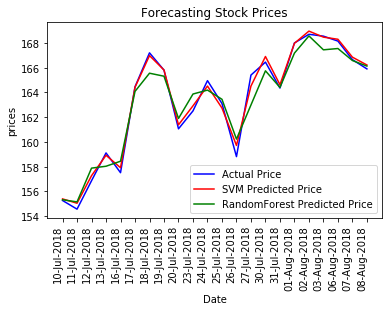

Source code (Python):
# -*- coding: utf-8 -*-
"""
Created on Sun Aug 12 19:24:16 2018

@author: Rajesh
"""
# Import the Libararies.
import numpy as np
import matplotlib.pyplot as plt
import pandas as pd
import matplotlib.dates as mdates

# Import the Datasets.
dataset = pd.read_csv('IOC.csv')
date = pd.DataFrame(dataset.iloc[:, 2].values)
date_test = pd.DataFrame(date.iloc[42:64, ].values)
X = pd.DataFrame(dataset.iloc[:, 2:8].values)
y = dataset.iloc[:, 8].values

# Label the date.
from sklearn.preprocessing import LabelEncoder
labelencoder_X = LabelEncoder()
X.values[:, 0] = labelencoder_X.fit_transform(X.values[:, 0])

# Split the training set and test set.
X_train = pd.DataFrame(X.iloc[0:42, ].values)
y_train = y[0:42, ]
X_test = pd.DataFrame(X.iloc[42:64, ].values)
y_test = y[42:64, ]

# Scale the features.
from sklearn.preprocessing import StandardScaler
sc = StandardScaler()
X_train = sc.fit_transform(X_train)
X_test = sc.transform(X_test)

# Train the svm model
from sklearn.svm import SVR
regressor = SVR(kernel = 'linear', gamma = 0.1)
%time regressor.fit(X_train, y_train)

# predict the output
SVM_y_pred = regressor.predict(X_test)

# Train the Randomforest model.
from sklearn.ensemble import RandomForestRegressor
regressor = RandomForestRegressor(n_estimators = 50, random_state = 0)
%time regressor.fit(X_train, y_train)

# predict the output.
Randomforest_y_pred = regressor.predict(X_test)

# Calculate Mean Squared Error.
from sklearn.metrics import mean_squared_error
RF_error = mean_squared_error(y_test, Randomforest_y_pred)
SVM_error = mean_squared_error(y_test, SVM_y_pred)

# R^2 error
from sklearn.metrics import r2_score
SVM_r2 = r2_score(y_test, SVM_y_pred) 
RF_r2 = r2_score(y_test, Randomforest_y_pred)

# Median Absolute Error
from sklearn.metrics import median_absolute_error
SVM_mae = median_absolute_error(y_test, SVM_y_pred)
RF_mae = median_absolute_error(y_test, Randomforest_y_pred)

# L1 norm 
SVM_norm = np.linalg.norm((y_test - SVM_y_pred), ord = 2)
RF_norm = np.linalg.norm((y_test - Randomforest_y_pred), ord = 2)

SVM_y_pred = pd.DataFrame(SVM_y_pred)
Randomforest_y_pred = pd.DataFrame(Randomforest_y_pred)
# Add Date, Actual Values, SVM predicted output, Random Forest output to output.
output = pd.DataFrame()
output['Date'] = date_test[0]
output['Actual'] = y_test
output['SVM_Prediction'] = SVM_y_pred[0]
output['Rf_prediction'] = Randomforest_y_pred[0]

# Plot between Actual Prices vs SVM predicted prices.
fig, ax = plt.subplots()
ax.plot(output['Date'], output['Actual'], color = 'blue', label = 'Actual Price')
ax.plot(output['Date'], output['SVM_Prediction'], color = 'red', label = 'SVM Predicted Price')
plt.legend(loc='lower right')
fig.autofmt_xdate(rotation = 90)
ax.fmt_xdata = mdates.DateFormatter('%Y-%m-%d')
ax.set_title('Forecasting Stock Prices')
plt.xlabel('Date')
plt.ylabel('prices')

# Plot between Actual Prices vs Randomforest predicted prices.
fig, ax = plt.subplots()
ax.plot(output['Date'], output['Actual'], color = 'blue', label = 'Actual Price')
ax.plot(output['Date'], output['Rf_prediction'], color = 'green', label = 'RandomForest Predicted Price')
plt.legend(loc='lower right')
fig.autofmt_xdate(rotation = 90)
ax.fmt_xdata = mdates.DateFormatter('%Y-%m-%d')
ax.set_title('Forecasting Stock Prices')
plt.xlabel('Date')
plt.ylabel('prices')

# Plot between Actual Prices vs SVM predicted prices vs Randomforest predicted prices.
fig, ax = plt.subplots()
ax.plot(output['Date'], output['Actual'], color = 'blue', label = 'Actual Price')
ax.plot(output['Date'], output['SVM_Prediction'], color = 'red', label = 'SVM Predicted Price')
ax.plot(output['Date'], output['Rf_prediction'], color = 'green', label = 'RandomForest Predicted Price')
plt.legend(loc='lower right')
fig.autofmt_xdate(rotation = 90)
ax.fmt_xdata = mdates.DateFormatter('%Y-%m-%d')
ax.set_title('Forecasting Stock Prices')
plt.xlabel('Date')
plt.ylabel('prices')
